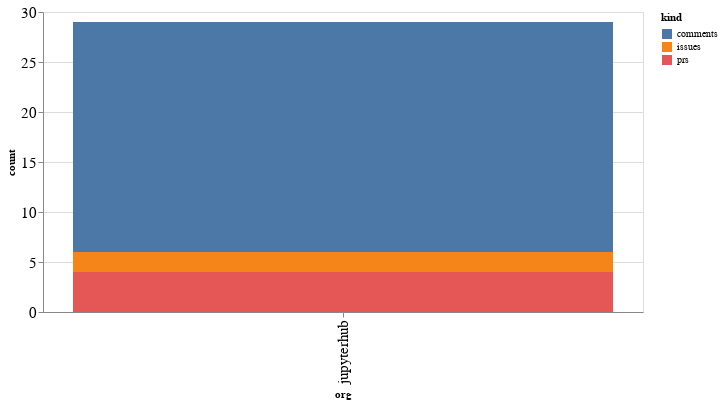

Notebook source saved alongside this figure:
### Code cell
alt.Chart(org_summaries, width=600).mark_bar().encode(
    x='org',
    y='count',
    color='kind',
    tooltip="org"
)

### Figure 1 — Vega-Lite specification as saved in the notebook (floating-point values rounded to 4 significant figures)
{"config": {"axisLeft": {"labelFontSize": 15}, "axisBottom": {"labelFontSize": 15}}, "data": {"name": "data-faa8ddf8ef23d63797e6e3cbb7d5c4c7"}, "mark": "bar", "encoding": {"color": {"type": "nominal", "field": "kind"}, "tooltip": {"type": "nominal", "field": "org"}, "x": {"type": "nominal", "field": "org"}, "y": {"type": "quantitative", "field": "count"}}, "width": 600, "$schema": "https://vega.github.io/schema/vega-lite/v4.8.1.json", "datasets": {"data-faa8ddf8ef23d63797e6e3cbb7d5c4c7": [{"org": "jupyterhub", "kind": "comments", "count": 23}, {"org": "jupyterhub", "kind": "issues", "count": 2}, {"org": "jupyterhub", "kind": "prs", "count": 4}]}}
